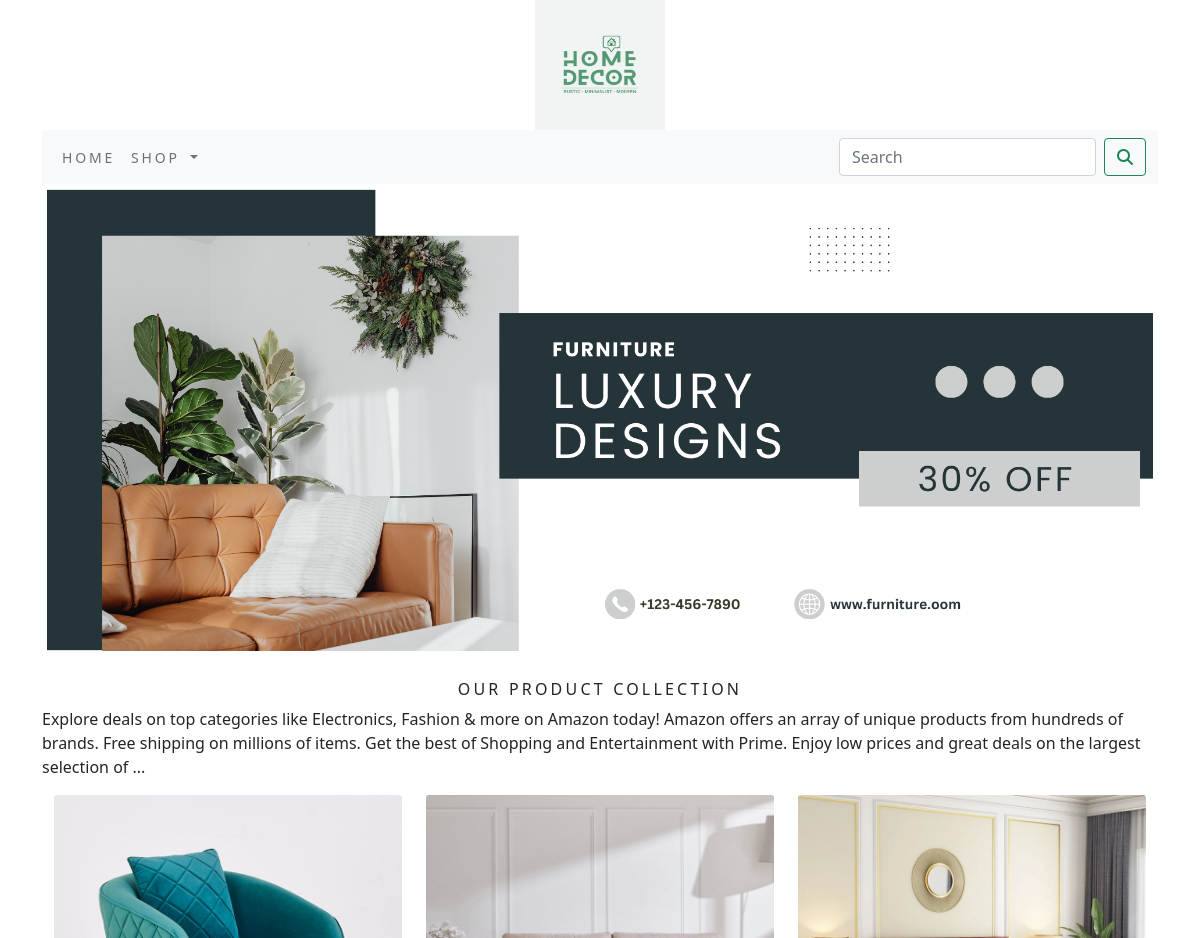
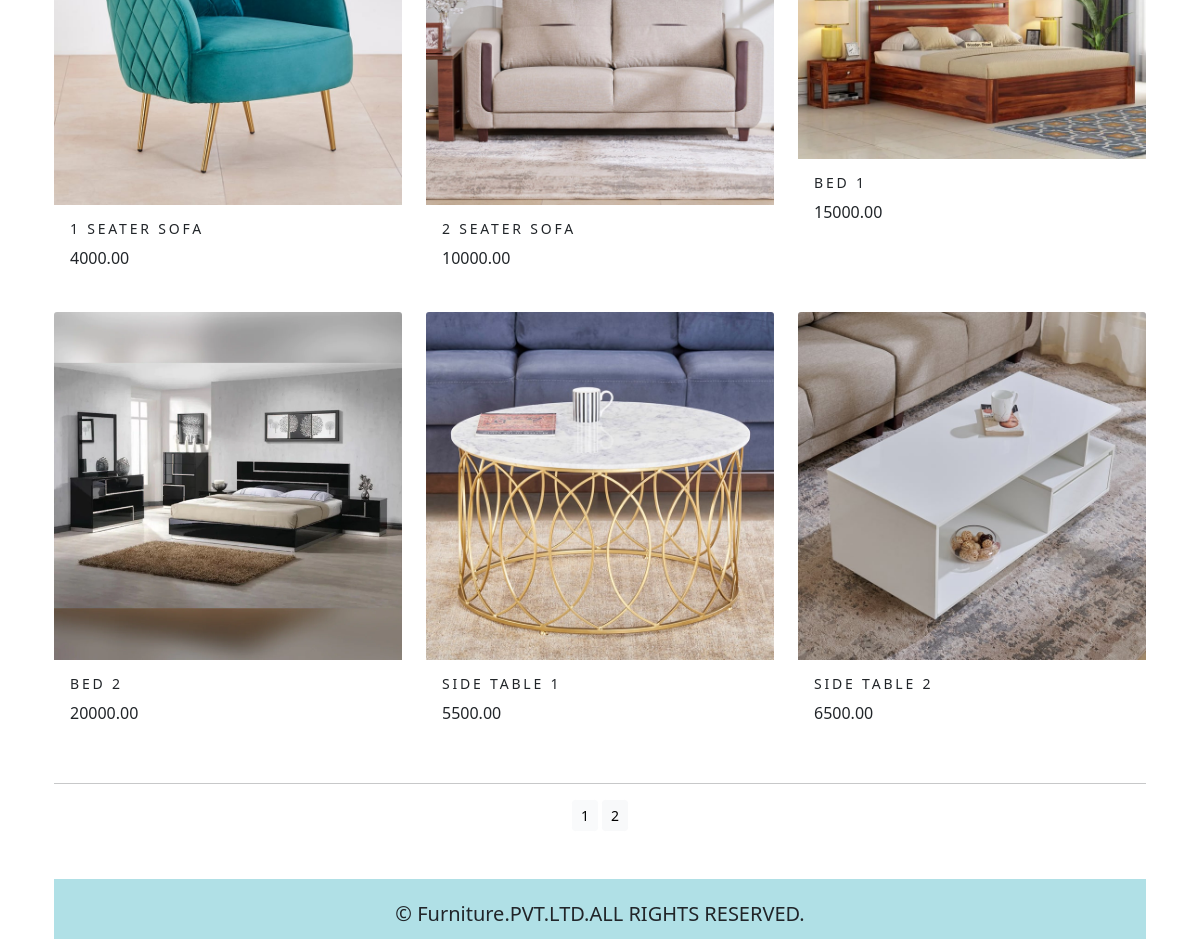
The page / on the database its author committed (2 pictures, top to bottom).
### Furniture/models.py (models this page shows, shortened)
class Product(models.Model):
    name=models.CharField(max_length=200,unique=True)
    slug=models.SlugField(max_length=200,unique=True)
    description=models.TextField(blank=True)
    price=models.DecimalField(max_digits=10,decimal_places=2)
    category=models.ForeignKey(Furniture,on_delete=models.CASCADE)
    image=models.ImageField(upload_to='product',blank=True)
    stock=models.IntegerField(blank=True)
    available=models.BooleanField(default=True)
    created=models.DateTimeField(auto_now_add=True)
    updated=models.DateTimeField(auto_now=True)
    def get_url(self):
        return reverse('Furniture:ProductDetail',args=[self.category.slug,self.slug])
    class Meta:
        ordering=('name',)
        verbose_name='product'
        verbose_name_plural = 'products'

### Furniture/views.py (the view)
# urls.py: path('',views.AllProductCategory,name='AllProductCategory'),
def AllProductCategory(request, c_slug=None):
    c_page = None
    products_list = None
    if c_slug != None:
        c_page = get_object_or_404(Furniture, slug=c_slug)
        products_list = Product.objects.all().filter(category=c_page, available=True)
    else:
        products_list = Product.objects.all().filter(available=True)
    paginator = Paginator(products_list, 6)
    try:
        page = int(request.GET.get('page', '1'))
    except:
        page = 1
    try:
        products = paginator.page(page)
    except (EmptyPage, InvalidPage):
        products = paginator.page(paginator.num_pages)
    return render(request, "category.html", {'category': c_page, 'products': products})

### Furniture/context_processors.py (called while the page is built)
def menu_links(request):
    links = Furniture.objects.all()
    return dict(links=links)

### Furniture/models.py (called while the page is built)
    def get_url(self):
        return reverse('Furniture:Product_by_Category',args=[self.slug])

### cart/context_processors.py (called while the page is built)
def counter(request):
    item_count = 0
    if 'admin' in request.path:
        return {}
    else:
        try:
            cart = Cart.objects.filter(cart_id=_cart_id(request))
            cart_items = CartItem.objects.all().filter(cart=cart[:1])
            for cart_item in cart_items:
                item_count += cart_item.quantity
        except Cart.DoesNotExist:
            item_count = 0
    return dict(item_count=item_count)

### cart/views.py (called while the page is built)
def _cart_id(request):
    cart = request.session.session_key
    if not cart:
        cart = request.session.create()
    return cart

### template/category.html (shortened to what this page needs)
{% extends 'base.html' %}
{% load static %}
{% block content %}
<div class="mx_auto">
     {% if category %}
     <img class="my_image" src="{{category.image.url}}" alt="{{category.name}}">
</div><br>
<div>
     <h1 class="text-center my_title">{{category.name}}</h1>
     <p class="text-justify">{{category.description}}</p>
</div>
{% else %}
<div>
     <img class="my_image my_image_padding" src="{% static 'image/banner.png' %}" alt="our products" width="1100px;">
</div><br>
<div>
     <h1 class="text-center my_title">OUR PRODUCT COLLECTION</h1>
     <p class="text-justify">Explore deals on top categories like Electronics, Fashion & more on Amazon today! Amazon offers an array of unique products from hundreds of brands.
     Free shipping on millions of items. Get the best of Shopping and Entertainment with Prime. Enjoy low prices and great deals on the largest selection of ...</p>
</div>
{% endif %}
<div class="container">
     <div class="row mx_auto">
          {% for i in products.object_list %}
          <div class="my_bottom_margin col-9 col-sm-12 col-md-4 col-lg-4">
               <div class="card-text-center" style="min-width:18rem;">
                    <a href="{{i.get_url}}"><img class="card-img-top my_image" src="{{i.image.url}}" alt="{{i.name}}"></a>
                    <div class="card-body">
                         <h4>{{i.name}}</h4>
                         <p>{{i.price}}</p>
                    </div>
               </div>
          </div>
          {% endfor %}
     </div>
     <div class="mx_auto">
          {% if products.paginator.num_pages > 1 %}
          <hr>
          <div class="text-center">
               {% for pg in products.paginator.page_range %}
               <a href="?page={{pg}}" class="btn btn-light btn-sm {% if products.number == pg %} active {% endif %}">
                   {{pg}}
               </a>
               {% endfor %}
          </div>
          {% endif %}
     </div><br>
</div>
{% endblock %}

### template/base.html (shortened to what this page needs)
{% load static %}
<!DOCTYPE html>
<html lang="en">
<head>
    <link rel="stylesheet" href="{% static 'css/custom.css' %}">
    <link href="{% static 'css/bootstrap.min.css' %}" rel="stylesheet" >
</head>
<body>
<div class="container">
{% include 'header.html' %}
{% include 'navbar.html' %}
{% block content %}
{% endblock %}
    <br>
{% include 'footer.html' %}
</div>
</body>
</html>

### template/header.html
{% load static %}
<header>
  <center>
  <a href="{% url 'Furniture:AllProductCategory' %}">
  <img src="{% static 'image/logo.png' %}" alt="logo image" align="center" width="130px;" height="130px;"></a>
</center></header>

### template/navbar.html (shortened to what this page needs)
<nav class="navbar navbar-expand-lg navbar-light bg-light">
  <div class="container-fluid">
    <div class="collapse navbar-collapse" id="navbarSupportedContent">
      <ul class="navbar-nav me-auto mb-2 mb-lg-0">
        <li class="nav-item">
          <a class="nav-link" href="{% url 'Furniture:AllProductCategory' %}">Home</a>
        </li>
        <li class="nav-item dropdown{% if 'shop' in request.path %}active{% endif %}">
          <a class="nav-link dropdown-toggle" href="#" role="button" data-bs-toggle="dropdown" aria-expanded="false">
            Shop
          </a>
        </li>
      </ul>
      <form class="d-flex" role="search" action="{% url 'search:SearchResults' %}" method="get">
        <input class="form-control me-2" name="q" type="search" placeholder="Search" aria-label="Search">
        <button class="btn btn-outline-success" type="submit"><i class="fa-solid fa-magnifying-glass"></i></button>
      </form>
    </div>
  </div>
</nav>

### template/footer.html
<div class="container">
    <div class="footer navbar-fixed-bottom my_footer">
        <p class="text-center">
            &copy; Furniture.PVT.LTD.ALL RIGHTS RESERVED.</p>
    </div>
</div>

### static/css/custom.css (style rules this page uses)
.nav-item { letter-spacing:.2em; font-size:14px; text-transform:uppercase; }
.my_footer p { padding-top:20px; font-size:20px; }
.my_footer { background-color:powderblue; height:60px; }
.my_image { width:100%; height:auto; }
.my_title { font-size:16px; letter-spacing:.2em; }
.my_image_padding { padding:5px; }
.my_bottom_margin { margin-bottom:10px; }
.card-body h4 { font-size:14px; text-transform:uppercase; letter-spacing:.2em; }

### rows shown on the page
Product: image (picture), name "1 SEATER SOFA", price "4000.00"
Product: image (picture), name "2 SEATER SOFA", price "10000.00"
Product: image (picture), name "BED 1", price "15000.00"
Product: image (picture), name "BED 2", price "20000.00"
Product: image (picture), name "SIDE TABLE 1", price "5500.00"
Product: image (picture), name "SIDE TABLE 2", price "6500.00"

### other values the page prints
{{ pg }} "1" "2"
